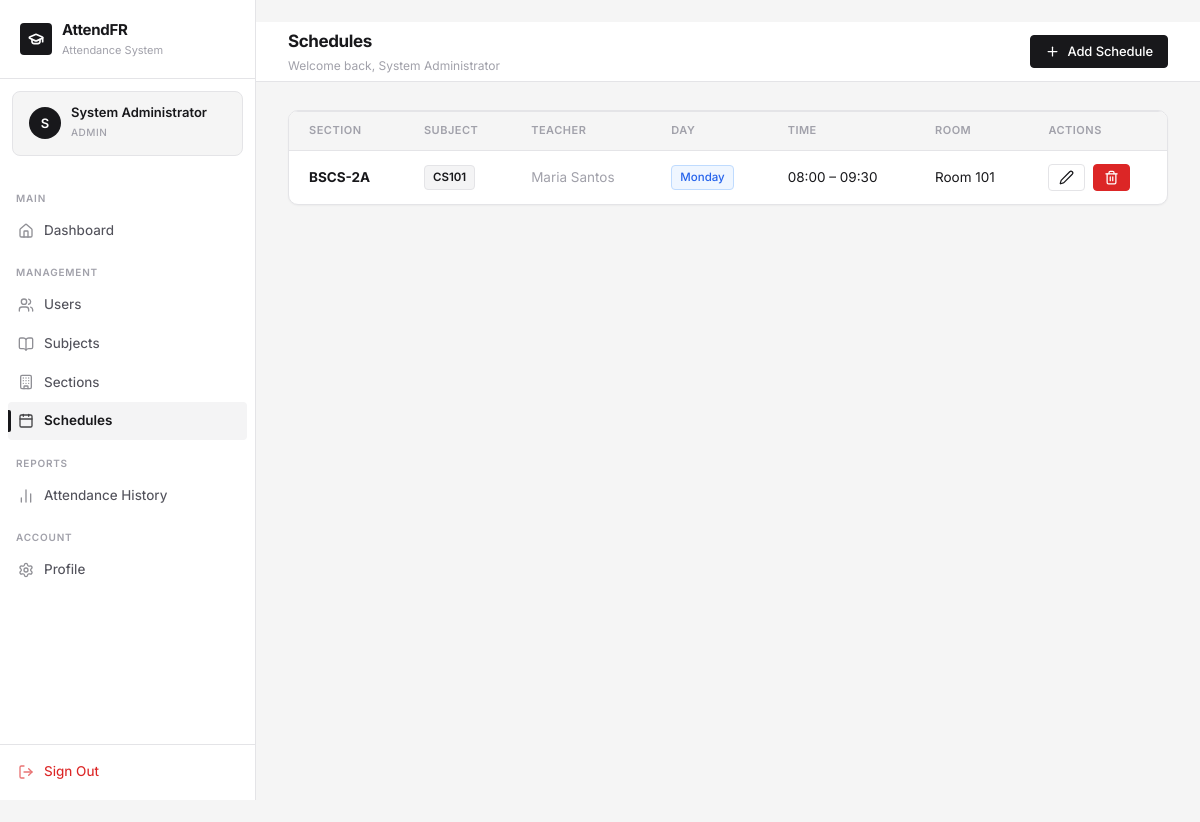
The app's page /schedules/ (signed in) with its own data.
### accounts/models.py (models this page shows, shortened)
class CustomUser(AbstractUser):
    ROLE_CHOICES = (
        ('admin', 'Admin'),
        ('teacher', 'Teacher'),
        ('student', 'Student'),
    )
    role = models.CharField(max_length=10, choices=ROLE_CHOICES, default='student')
    profile_image = models.ImageField(upload_to='profiles/', blank=True, null=True)
    phone = models.CharField(max_length=20, blank=True)
    class Meta:
        verbose_name = 'User'
        verbose_name_plural = 'Users'

class Teacher(models.Model):
    user = models.OneToOneField(CustomUser, on_delete=models.CASCADE, related_name='teacher_profile')
    employee_id = models.CharField(max_length=20, unique=True)
    department = models.CharField(max_length=100, blank=True)
    specialization = models.CharField(max_length=150, blank=True)
    class Meta:
        verbose_name = 'Teacher'
        verbose_name_plural = 'Teachers'

### core/models.py (models this page shows, shortened)
class Schedule(models.Model):
    DAY_CHOICES = [
        ('Mon', 'Monday'),
        ('Tue', 'Tuesday'),
        ('Wed', 'Wednesday'),
        ('Thu', 'Thursday'),
        ('Fri', 'Friday'),
        ('Sat', 'Saturday'),
    ]
    section = models.ForeignKey(Section, on_delete=models.CASCADE, related_name='schedules')
    day_of_week = models.CharField(max_length=3, choices=DAY_CHOICES)
    start_time = models.TimeField()
    end_time = models.TimeField()
    room = models.CharField(max_length=50)
    class Meta:
        ordering = ['day_of_week', 'start_time']
        verbose_name = 'Schedule'
        verbose_name_plural = 'Schedules'

class Section(models.Model):
    name = models.CharField(max_length=50)
    subject = models.ForeignKey(Subject, on_delete=models.CASCADE, related_name='sections')
    teacher = models.ForeignKey(
        Teacher, on_delete=models.SET_NULL, null=True, blank=True, related_name='sections'
    )
    school_year = models.CharField(max_length=20, default='2025-2026')
    semester = models.CharField(
        max_length=10,
        choices=[('1st', '1st Semester'), ('2nd', '2nd Semester'), ('summer', 'Summer')],
        default='1st'
    )
    created_at = models.DateTimeField(auto_now_add=True)
    class Meta:
        ordering = ['name']
        verbose_name = 'Section'
        verbose_name_plural = 'Sections'

class Subject(models.Model):
    name = models.CharField(max_length=150)
    code = models.CharField(max_length=20, unique=True)
    description = models.TextField(blank=True)
    units = models.PositiveSmallIntegerField(default=3)
    created_at = models.DateTimeField(auto_now_add=True)
    class Meta:
        ordering = ['code']
        verbose_name = 'Subject'
        verbose_name_plural = 'Subjects'

### core/views.py (the view)
# urls.py: path('schedules/', views.schedule_list, name='schedule_list'),
@login_required
@admin_required
def schedule_list(request):
    schedules = Schedule.objects.select_related(
        'section__subject', 'section__teacher__user'
    ).order_by('day_of_week', 'start_time')
    return render(request, 'core/schedule_list.html', {'schedules': schedules})

### templates/core/schedule_list.html (shortened to what this page needs)
{% extends 'base.html' %}
{% block page_title %}Schedules{% endblock %}
{% block header_actions %}<a href="{% url 'schedule_create' %}" class="btn btn-primary"><i data-lucide="plus"></i> Add Schedule</a>{% endblock %}
{% block content %}
<div class="card">
  <div class="table-container" style="border:none;">
    <table>
      <thead>
        <tr><th>Section</th><th>Subject</th><th>Teacher</th><th>Day</th><th>Time</th><th>Room</th><th>Actions</th></tr>
      </thead>
      <tbody>
        {% for sched in schedules %}
        <tr>
          <td><strong>{{ sched.section.name }}</strong></td>
          <td><span class="badge badge-accent">{{ sched.section.subject.code }}</span></td>
          <td class="text-muted">
            {% if sched.section.teacher %}{{ sched.section.teacher.user.get_full_name }}{% else %}—{% endif %}
          </td>
          <td>
            <span class="badge badge-info">{{ sched.get_day_of_week_display }}</span>
          </td>
          <td>{{ sched.start_time|time:"H:i" }} – {{ sched.end_time|time:"H:i" }}</td>
          <td>{{ sched.room }}</td>
          <td>
            <div class="flex gap-1">
              <a href="{% url 'schedule_edit' sched.pk %}" class="btn btn-outline btn-sm"><i data-lucide="edit-2"></i></a>
              <a href="{% url 'schedule_delete' sched.pk %}" class="btn btn-danger btn-sm"><i data-lucide="trash-2"></i></a>
            </div>
          </td>
        </tr>
        {% empty %}
        <tr><td colspan="7" class="text-center text-muted" style="padding:30px;">No schedules. <a href="{% url 'schedule_create' %}">Add one</a></td></tr>
        {% endfor %}
      </tbody>
    </table>
  </div>
</div>
{% endblock %}

### templates/base.html (shortened to what this page needs)
{% load static %}
<!DOCTYPE html>
<html lang="en">
<head>
  <link rel="stylesheet" href="{% static 'css/style.css' %}">
</head>
<body>
{% if user.is_authenticated %}
<div class="app-layout">
  <aside class="sidebar" id="sidebar">
    <div class="sidebar-logo">
      <div class="sidebar-logo-icon"><i data-lucide="graduation-cap"></i></div>
      <div class="sidebar-logo-text">
        <h2>AttendFR</h2>
        <p>Attendance System</p>
      </div>
    </div>
    <div class="sidebar-user">
      {% if user.profile_image %}
        <img src="{{ user.profile_image.url }}" class="sidebar-user-avatar" alt="{{ user.username }}">
      {% else %}
        <div class="sidebar-user-avatar">{{ user.first_name|first|default:user.username|first|upper }}</div>
      {% endif %}
      <div class="sidebar-user-info">
        <div class="name">{{ user.get_full_name|default:user.username }}</div>
        <span class="role-badge {{ user.role }}">{{ user.get_role_display }}</span>
      </div>
    </div>
    <nav class="sidebar-nav">
      <div class="nav-section-label">Main</div>
      <a href="{% url 'dashboard' %}" class="nav-item {% if request.resolver_match.url_name == 'dashboard' %}active{% endif %}">
        <span class="icon"><i data-lucide="home"></i></span> Dashboard
      </a>
      {% if user.role == 'admin' %}
      <div class="nav-section-label">Management</div>
      <a href="{% url 'user_list' %}" class="nav-item {% if 'user' in request.resolver_match.url_name %}active{% endif %}">
        <span class="icon"><i data-lucide="users"></i></span> Users
      </a>
      <a href="{% url 'subject_list' %}" class="nav-item {% if 'subject' in request.resolver_match.url_name %}active{% endif %}">
        <span class="icon"><i data-lucide="book-open"></i></span> Subjects
      </a>
      <a href="{% url 'section_list' %}" class="nav-item {% if 'section' in request.resolver_match.url_name %}active{% endif %}">
        <span class="icon"><i data-lucide="building"></i></span> Sections
      </a>
      <a href="{% url 'schedule_list' %}" class="nav-item {% if 'schedule' in request.resolver_match.url_name %}active{% endif %}">
        <span class="icon"><i data-lucide="calendar"></i></span> Schedules
      </a>
      <div class="nav-section-label">Reports</div>
      <a href="{% url 'attendance_history' %}" class="nav-item {% if 'history' in request.resolver_match.url_name %}active{% endif %}">
        <span class="icon"><i data-lucide="bar-chart-2"></i></span> Attendance History
      </a>
      {% elif user.role == 'teacher' %}
      <div class="nav-section-label">Teaching</div>
      <a href="{% url 'attendance_history' %}" class="nav-item {% if 'history' in request.resolver_match.url_name %}active{% endif %}">
        <span class="icon"><i data-lucide="bar-chart-2"></i></span> My Sessions
      </a>
      {% endif %}
      <div class="nav-section-label">Account</div>
      <a href="{% url 'profile' %}" class="nav-item {% if request.resolver_match.url_name == 'profile' %}active{% endif %}">
        <span class="icon"><i data-lucide="settings"></i></span> Profile
      </a>
    </nav>
    <div class="sidebar-footer">
      <a href="{% url 'logout' %}" class="nav-item" style="color: var(--danger);">
        <span class="icon"><i data-lucide="log-out"></i></span> Sign Out
      </a>
    </div>
  </aside>
  <main class="main-content">
    <header class="top-header">
      <div class="header-title">
        <h1>{% block page_title %}Dashboard{% endblock %}</h1>
        {% block page_subtitle %}<p>Welcome back, {{ user.get_full_name|default:user.username }}</p>{% endblock %}
      </div>
      <div class="header-actions">
        {% block header_actions %}{% endblock %}
      </div>
    </header>
    <div class="page-content">
      {% block content %}{% endblock %}
    </div>
  </main>
</div>
{% else %}
  {% block auth_content %}{% endblock %}
{% endif %}
</body>
</html>

### records on screen
CustomUser: first_name|first "S", get_full_name "System Administrator", role "ADMIN"
Schedule: section.name "BSCS-2A", section.subject.code "CS101", section.teacher.user.get_full_name "Maria Santos", day_of_week "Monday", start_time "08:00", end_time "09:30", room "Room 101"
